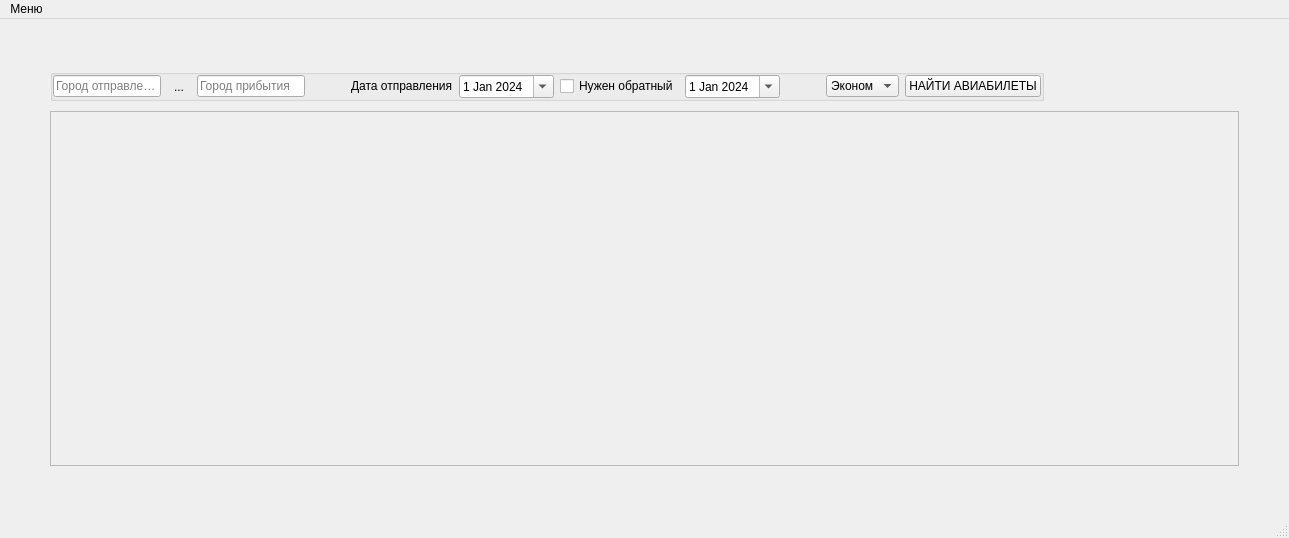
<?xml version="1.0" encoding="UTF-8"?>
<ui version="4.0">
 <class>MainWindow</class>
 <widget class="QMainWindow" name="MainWindow">
  <property name="geometry">
   <rect>
    <x>0</x>
    <y>0</y>
    <width>1289</width>
    <height>538</height>
   </rect>
  </property>
  <property name="windowTitle">
   <string>MainWindow</string>
  </property>
  <widget class="QWidget" name="centralWidget">
   <layout class="QGridLayout" name="centralLayt">
    <property name="leftMargin">
     <number>50</number>
    </property>
    <property name="topMargin">
     <number>50</number>
    </property>
    <property name="rightMargin">
     <number>50</number>
    </property>
    <property name="bottomMargin">
     <number>50</number>
    </property>
    <property name="spacing">
     <number>10</number>
    </property>
    <item row="0" column="1">
     <spacer name="horizontalSpacer_3">
      <property name="orientation">
       <enum>Qt::Orientation::Horizontal</enum>
      </property>
      <property name="sizeHint" stdset="0">
       <size>
        <width>40</width>
        <height>20</height>
       </size>
      </property>
     </spacer>
    </item>
    <item row="2" column="0" colspan="2">
     <widget class="QScrollArea" name="scrollArea">
      <property name="sizePolicy">
       <sizepolicy hsizetype="Minimum" vsizetype="MinimumExpanding">
        <horstretch>0</horstretch>
        <verstretch>0</verstretch>
       </sizepolicy>
      </property>
      <property name="verticalScrollBarPolicy">
       <enum>Qt::ScrollBarPolicy::ScrollBarAsNeeded</enum>
      </property>
      <property name="horizontalScrollBarPolicy">
       <enum>Qt::ScrollBarPolicy::ScrollBarAsNeeded</enum>
      </property>
      <property name="widgetResizable">
       <bool>true</bool>
      </property>
      <property name="alignment">
       <set>Qt::AlignmentFlag::AlignLeading|Qt::AlignmentFlag::AlignLeft|Qt::AlignmentFlag::AlignTop</set>
      </property>
      <widget class="QWidget" name="scrollAreaWidgetContents">
       <property name="geometry">
        <rect>
         <x>0</x>
         <y>0</y>
         <width>1185</width>
         <height>333</height>
        </rect>
       </property>
       <property name="sizePolicy">
        <sizepolicy hsizetype="Minimum" vsizetype="MinimumExpanding">
         <horstretch>0</horstretch>
         <verstretch>0</verstretch>
        </sizepolicy>
       </property>
       <layout class="QVBoxLayout" name="scrollAreaLayt">
        <item>
         <layout class="QVBoxLayout" name="flightsLayt">
          <property name="spacing">
           <number>50</number>
          </property>
         </layout>
        </item>
       </layout>
      </widget>
     </widget>
    </item>
    <item row="0" column="0">
     <widget class="QGroupBox" name="mainMenuGBox">
      <property name="sizePolicy">
       <sizepolicy hsizetype="Minimum" vsizetype="Preferred">
        <horstretch>0</horstretch>
        <verstretch>0</verstretch>
       </sizepolicy>
      </property>
      <property name="minimumSize">
       <size>
        <width>0</width>
        <height>0</height>
       </size>
      </property>
      <property name="title">
       <string/>
      </property>
      <property name="alignment">
       <set>Qt::AlignmentFlag::AlignLeading|Qt::AlignmentFlag::AlignLeft|Qt::AlignmentFlag::AlignVCenter</set>
      </property>
      <property name="checkable">
       <bool>false</bool>
      </property>
      <layout class="QHBoxLayout" name="mainMenuLayt">
       <property name="leftMargin">
        <number>0</number>
       </property>
       <property name="topMargin">
        <number>0</number>
       </property>
       <property name="rightMargin">
        <number>0</number>
       </property>
       <property name="bottomMargin">
        <number>0</number>
       </property>
       <item>
        <widget class="QLineEdit" name="departureCityLEdit">
         <property name="enabled">
          <bool>true</bool>
         </property>
         <property name="sizePolicy">
          <sizepolicy hsizetype="Minimum" vsizetype="Maximum">
           <horstretch>0</horstretch>
           <verstretch>0</verstretch>
          </sizepolicy>
         </property>
         <property name="minimumSize">
          <size>
           <width>0</width>
           <height>0</height>
          </size>
         </property>
         <property name="maximumSize">
          <size>
           <width>16777215</width>
           <height>16777215</height>
          </size>
         </property>
         <property name="placeholderText">
          <string>Город отправления</string>
         </property>
        </widget>
       </item>
       <item>
        <widget class="QToolButton" name="changeTBtn">
         <property name="sizePolicy">
          <sizepolicy hsizetype="Maximum" vsizetype="Maximum">
           <horstretch>0</horstretch>
           <verstretch>0</verstretch>
          </sizepolicy>
         </property>
         <property name="minimumSize">
          <size>
           <width>0</width>
           <height>0</height>
          </size>
         </property>
         <property name="sizeIncrement">
          <size>
           <width>0</width>
           <height>0</height>
          </size>
         </property>
         <property name="text">
          <string>...</string>
         </property>
         <property name="icon">
          <iconset theme="media-playlist-repeat"/>
         </property>
         <property name="popupMode">
          <enum>QToolButton::ToolButtonPopupMode::DelayedPopup</enum>
         </property>
         <property name="autoRaise">
          <bool>true</bool>
         </property>
        </widget>
       </item>
       <item>
        <widget class="QLineEdit" name="arrivalCityLEdit">
         <property name="sizePolicy">
          <sizepolicy hsizetype="Minimum" vsizetype="Maximum">
           <horstretch>0</horstretch>
           <verstretch>0</verstretch>
          </sizepolicy>
         </property>
         <property name="minimumSize">
          <size>
           <width>0</width>
           <height>0</height>
          </size>
         </property>
         <property name="maximumSize">
          <size>
           <width>16777215</width>
           <height>16777215</height>
          </size>
         </property>
         <property name="placeholderText">
          <string>Город прибытия</string>
         </property>
        </widget>
       </item>
       <item>
        <spacer name="horizontalSpacer">
         <property name="orientation">
          <enum>Qt::Orientation::Horizontal</enum>
         </property>
         <property name="sizeHint" stdset="0">
          <size>
           <width>40</width>
           <height>20</height>
          </size>
         </property>
        </spacer>
       </item>
       <item>
        <widget class="QLabel" name="dateLbl">
         <property name="sizePolicy">
          <sizepolicy hsizetype="Maximum" vsizetype="Maximum">
           <horstretch>0</horstretch>
           <verstretch>0</verstretch>
          </sizepolicy>
         </property>
         <property name="text">
          <string>Дата отправления</string>
         </property>
        </widget>
       </item>
       <item>
        <widget class="QDateEdit" name="departureDateDEdit">
         <property name="sizePolicy">
          <sizepolicy hsizetype="Minimum" vsizetype="Maximum">
           <horstretch>0</horstretch>
           <verstretch>0</verstretch>
          </sizepolicy>
         </property>
         <property name="specialValueText">
          <string>Дата</string>
         </property>
         <property name="showGroupSeparator" stdset="0">
          <bool>false</bool>
         </property>
         <property name="dateTime">
          <datetime>
           <hour>21</hour>
           <minute>0</minute>
           <second>0</second>
           <year>2024</year>
           <month>1</month>
           <day>1</day>
          </datetime>
         </property>
         <property name="time">
          <time>
           <hour>21</hour>
           <minute>0</minute>
           <second>0</second>
          </time>
         </property>
         <property name="calendarPopup">
          <bool>true</bool>
         </property>
         <property name="date">
          <date>
           <year>2024</year>
           <month>1</month>
           <day>1</day>
          </date>
         </property>
        </widget>
       </item>
       <item>
        <widget class="QCheckBox" name="backFlightChk">
         <property name="sizePolicy">
          <sizepolicy hsizetype="Maximum" vsizetype="Maximum">
           <horstretch>0</horstretch>
           <verstretch>0</verstretch>
          </sizepolicy>
         </property>
         <property name="text">
          <string>Нужен обратный</string>
         </property>
        </widget>
       </item>
       <item>
        <widget class="QDateEdit" name="backFlightDEdit">
         <property name="sizePolicy">
          <sizepolicy hsizetype="Minimum" vsizetype="Maximum">
           <horstretch>0</horstretch>
           <verstretch>0</verstretch>
          </sizepolicy>
         </property>
         <property name="calendarPopup">
          <bool>true</bool>
         </property>
         <property name="date">
          <date>
           <year>2024</year>
           <month>1</month>
           <day>1</day>
          </date>
         </property>
        </widget>
       </item>
       <item>
        <spacer name="horizontalSpacer_2">
         <property name="orientation">
          <enum>Qt::Orientation::Horizontal</enum>
         </property>
         <property name="sizeHint" stdset="0">
          <size>
           <width>40</width>
           <height>20</height>
          </size>
         </property>
        </spacer>
       </item>
       <item>
        <widget class="QComboBox" name="flightClassCmb">
         <property name="sizePolicy">
          <sizepolicy hsizetype="Minimum" vsizetype="Maximum">
           <horstretch>0</horstretch>
           <verstretch>0</verstretch>
          </sizepolicy>
         </property>
         <property name="minimumSize">
          <size>
           <width>0</width>
           <height>0</height>
          </size>
         </property>
         <property name="maximumSize">
          <size>
           <width>16777215</width>
           <height>16777215</height>
          </size>
         </property>
         <property name="focusPolicy">
          <enum>Qt::FocusPolicy::ClickFocus</enum>
         </property>
         <property name="autoFillBackground">
          <bool>true</bool>
         </property>
         <property name="inputMethodHints">
          <set>Qt::InputMethodHint::ImhNone</set>
         </property>
         <property name="editable">
          <bool>false</bool>
         </property>
         <property name="currentText">
          <string>Эконом</string>
         </property>
         <property name="currentIndex">
          <number>0</number>
         </property>
         <property name="maxVisibleItems">
          <number>5</number>
         </property>
         <property name="insertPolicy">
          <enum>QComboBox::InsertPolicy::InsertAtTop</enum>
         </property>
         <property name="sizeAdjustPolicy">
          <enum>QComboBox::SizeAdjustPolicy::AdjustToContents</enum>
         </property>
         <property name="placeholderText">
          <string/>
         </property>
         <property name="frame">
          <bool>true</bool>
         </property>
         <item>
          <property name="text">
           <string>Эконом</string>
          </property>
         </item>
         <item>
          <property name="text">
           <string>Бизнес</string>
          </property>
         </item>
        </widget>
       </item>
       <item>
        <widget class="QPushButton" name="searchPBtn">
         <property name="sizePolicy">
          <sizepolicy hsizetype="Minimum" vsizetype="Maximum">
           <horstretch>0</horstretch>
           <verstretch>0</verstretch>
          </sizepolicy>
         </property>
         <property name="minimumSize">
          <size>
           <width>0</width>
           <height>0</height>
          </size>
         </property>
         <property name="maximumSize">
          <size>
           <width>16777215</width>
           <height>16777215</height>
          </size>
         </property>
         <property name="text">
          <string>НАЙТИ АВИАБИЛЕТЫ</string>
         </property>
        </widget>
       </item>
      </layout>
     </widget>
    </item>
   </layout>
  </widget>
  <widget class="QMenuBar" name="menubar">
   <property name="geometry">
    <rect>
     <x>0</x>
     <y>0</y>
     <width>1289</width>
     <height>30</height>
    </rect>
   </property>
   <widget class="QMenu" name="menu">
    <property name="title">
     <string>Меню</string>
    </property>
    <addaction name="dbSettingsAct"/>
   </widget>
   <addaction name="menu"/>
  </widget>
  <widget class="QStatusBar" name="statusbar"/>
  <action name="dbSettingsAct">
   <property name="text">
    <string>Настройки бд</string>
   </property>
  </action>
 </widget>
 <resources/>
 <connections/>
</ui>
